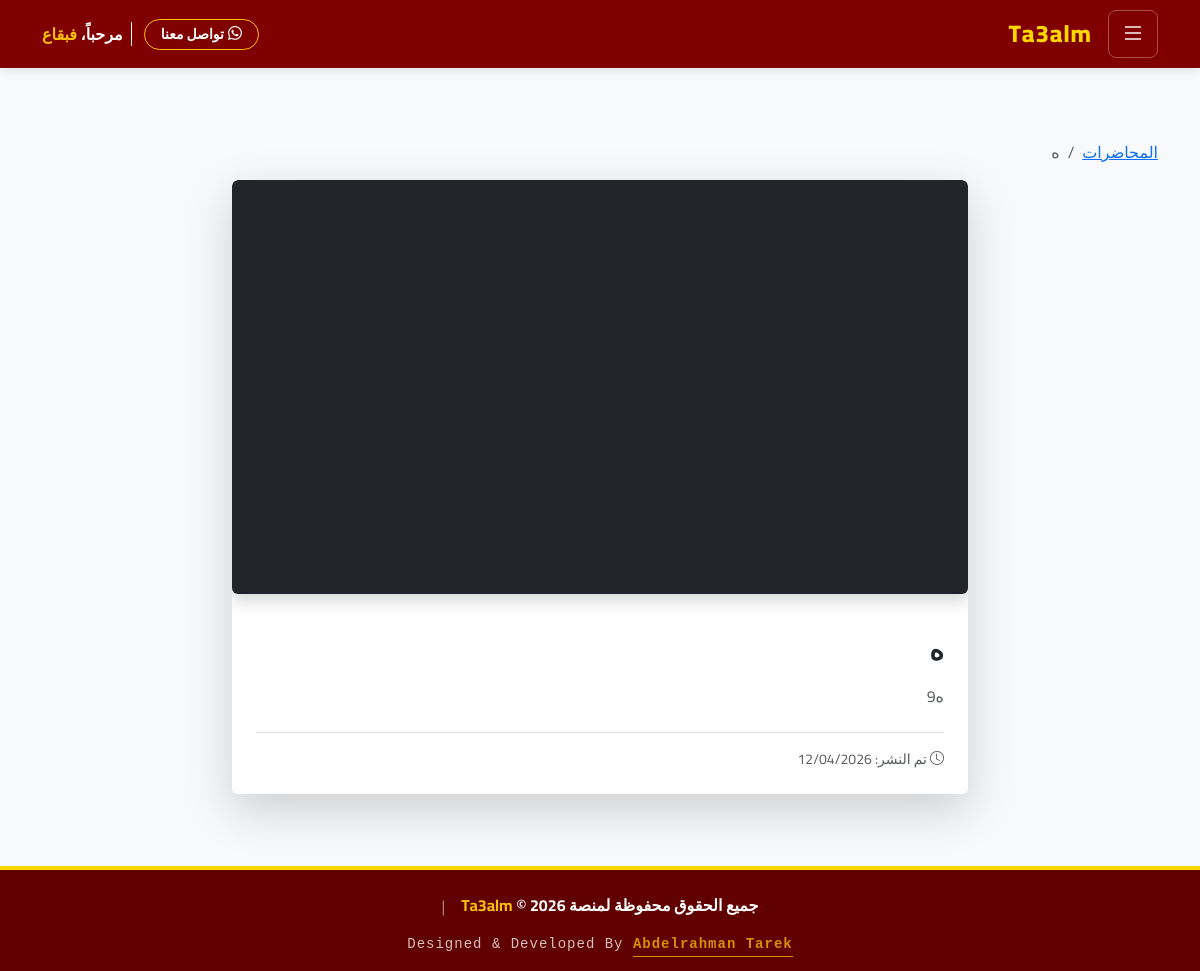
Screenshot of /ar/student/lecture/5/watch/ (signed in) with the database file from the repository.
### accounts/models.py (models this page shows, shortened)
class User(AbstractUser):
    role = models.CharField(max_length=20, choices=ROLE_CHOICES, default='student', verbose_name=_('نوع المستخدم'))
    phone = models.CharField(max_length=15, blank=True, null=True, verbose_name=_('رقم الهاتف'))
    national_id = models.CharField(max_length=14, blank=True, null=True, unique=True, verbose_name=_('الرقم القومي'))
    custom_id = models.CharField(max_length=10, blank=True, null=True, unique=True, verbose_name=_('كود المستخدم'))
    is_banned = models.BooleanField(default=False, verbose_name=_('محظور'))

### teachers/models.py (models this page shows, shortened)
class Lecture(models.Model):
    group = models.ForeignKey(Group, on_delete=models.CASCADE, related_name='lectures', null=True, blank=True)
    title = models.CharField(max_length=200, verbose_name=_('العنوان'))
    video_link = models.URLField(verbose_name=_('رابط الفيديو'))
    description = models.TextField(blank=True, verbose_name=_('الوصف'))
    is_active = models.BooleanField(default=True, verbose_name=_("مفعلة"))
    created_at = models.DateTimeField(auto_now_add=True)
    def get_video_id(self):
        if not self.video_link: return None

### students/views.py (the view, shortened to what this page needs)
# urls.py: path('lecture/<int:lecture_id>/watch/', views.student_watch_lecture, name='student_watch_lecture'),
@login_required
def student_watch_lecture(request, lecture_id):
    lecture = get_object_or_404(Lecture, id=lecture_id)
    group, status = check_student_access(request.user, lecture.group.id)
    if status != "ok": return redirect('student_dashboard')
    student = request.user.student_profile
    active_code = VideoCode.objects.filter(lecture=lecture, used_by=student).first()
    is_unlocked = False
    if active_code:
        if active_code.current_views >= active_code.max_views:
            messages.error(request, "لقد استهلكت عدد مرات مشاهدة هذا الفيديو. يرجى شراء كود جديد.")
            is_unlocked = False # نغلق الفيديو
        else:
            is_unlocked = True
            if request.method == 'GET':
                active_code.current_views += 1
                active_code.save() # <--- حفظ الزيادة في الداتا بيز ضروري
    return render(request, 'students/watch_lecture.html', {
        'lecture': lecture,
        'group': group,
        'is_unlocked': is_unlocked,
        'active_code': active_code # لنعرض له (المتبقي: X)
    })

### core/context_processors.py (called while the page is built)
def notifications(request):
    if request.user.is_authenticated:
        notifs = Notification.objects.filter(recipient=request.user)[:5]
        unread_count = Notification.objects.filter(recipient=request.user, is_read=False).count()
        return {'notifications': notifs, 'unread_count': unread_count}
    return {}

### core/models.py (called while the page is built)
    @classmethod
    def load(cls):
        obj, created = cls.objects.get_or_create(pk=1)
        return obj

### teachers/models.py (called while the page is built)
    def has_active_subscription(self):
        if not self.subscription_end_date: return False
        return self.subscription_end_date > timezone.now()

    def get_student_limit(self):
        return self.current_plan.student_limit if self.current_plan else 0

    def get_allowed_group_ids(self):
        limit = self.current_plan.group_limit if self.current_plan else 0
        return self.groups.order_by('created_at').values_list('id', flat=True)[:limit]

### templates/students/watch_lecture.html (shortened to what this page needs)
{% extends 'base.html' %}
{% load i18n %}
{% block content %}
<div class="container py-5">
    <nav aria-label="breadcrumb">
        <ol class="breadcrumb">
            <li class="breadcrumb-item"><a href="{% url 'student_group_content' group.id %}">{% trans "المحاضرات" %}</a></li>
            <li class="breadcrumb-item active">{{ lecture.title }}</li>
        </ol>
    </nav>
    <div class="row justify-content-center">
        <div class="col-lg-8">
            {% if is_unlocked %}
                <div class="card shadow-lg border-0 overflow-hidden">
                    <div class="ratio ratio-16x9 bg-dark shadow rounded mb-3">
                        {% if lecture.get_video_id %}
                            <iframe
                                src="https://www.youtube-nocookie.com/embed/{{ lecture.get_video_id }}?rel=0&modestbranding=1"
                                title="YouTube video player"
                                frameborder="0"
                                allow="accelerometer; autoplay; clipboard-write; encrypted-media; gyroscope; picture-in-picture; web-share"
                                allowfullscreen>
                            </iframe>
                        {% else %}
                            <iframe
                                src="{{ lecture.video_link }}"
                                title="Video player"
                                frameborder="0"
                                allow="autoplay; fullscreen; picture-in-picture"
                                allowfullscreen>
                            </iframe>
                        {% endif %}
                    </div>
                    <div class="card-body p-4">
                        <h3 class="card-title fw-bold mb-3">{{ lecture.title }}</h3>
                        <p class="text-muted" style="white-space: pre-line;">{{ lecture.description }}</p>
                        <div class="text-muted small border-top pt-3 mt-4">
                            <i class="bi bi-clock"></i> {% blocktrans with date=lecture.created_at|date:"d/m/Y" %}تم النشر: {{ date }}{% endblocktrans %}
                        </div>
                    </div>
                </div>
            {% endif %}
        </div>
    </div>
</div>
{% endblock %}

### templates/base.html (shortened to what this page needs)
{% load static %}
{% load i18n %}
{% get_current_language as LANGUAGE_CODE %}
<!DOCTYPE html>
<html lang="{{ LANGUAGE_CODE }}" dir="{% if LANGUAGE_CODE == 'ar' %}rtl{% else %}ltr{% endif %}">
<head>
    {% if LANGUAGE_CODE == 'ar' %}
        <link rel="stylesheet" href="https://cdn.jsdelivr.net/npm/bootstrap@5.3.0/dist/css/bootstrap.rtl.min.css">
    {% else %}
        <link rel="stylesheet" href="https://cdn.jsdelivr.net/npm/bootstrap@5.3.0/dist/css/bootstrap.min.css">
        <link href="https://fonts.googleapis.com/css2?family=Roboto:wght@400;500;700;900&display=swap" rel="stylesheet">
        <style>body { font-family: 'Roboto', sans-serif; }</style>
    {% endif %}
    <link rel="stylesheet" href="https://cdn.jsdelivr.net/npm/bootstrap-icons@1.11.3/font/bootstrap-icons.min.css">
</head>
<body>
    <nav class="top-navbar sticky-top">
        <div class="container d-flex justify-content-between align-items-center">
            <div class="d-flex align-items-center gap-3">
                <button class="btn menu-btn" type="button" data-bs-toggle="offcanvas" data-bs-target="#sidebarMenu">
                    <i class="bi bi-list fs-4"></i>
                </button>
                <a href="{% url 'home' %}" class="brand-logo">Ta3alm</a>
            </div>
            <div class="d-flex align-items-center gap-2">
                <a href="https://wa.me/+201507200894" target="_blank" class="btn btn-sm btn-outline-warning text-white fw-bold d-flex align-items-center rounded-pill px-3 mobile-small-text nowrap-text">
                    <i class="bi bi-whatsapp me-1"></i>
                    <span>{% trans "تواصل معنا" %}</span>
                </a>
                {% if user.is_authenticated %}
                    <div class="text-white d-none d-sm-block fw-bold border-start border-white ps-2 ms-1 mobile-small-text nowrap-text">
                        {% trans "مرحباً،" %} <span class="text-warning">{{ user.first_name }}</span>
                    </div>
                {% endif %}
            </div>
        </div>
    </nav>
    <main class="py-4">
        {% block content %}{% endblock %}
    </main>
    <footer class="text-white pt-4 pb-3" style="background-color: #600000; border-top: 4px solid #FFD700;">
        <div class="container text-center">
            <div class="row justify-content-center align-items-center mb-3">
                <div class="col-lg-10">
                    <div class="d-flex flex-column flex-md-row justify-content-center align-items-center gap-3">
                        <h6 class="mb-0 fw-bold">
                            {% trans "جميع الحقوق محفوظة لمنصة" %} <span class="text-warning">Ta3alm</span> &copy; {% now "Y" %}
                        </h6>
                        <span class="d-none d-md-block text-white-50">|</span>
                    </div>
                </div>
            </div>
            <div class="row">
                <div class="col-12">
                    <p class="small mb-0 opacity-75 code-font">
                        Designed & Developed By
                        <a href="https://man9000442-hub.github.io/Eng-Abdelrahman-prot/" target="_blank" class="text-warning fw-bold text-decoration-none border-bottom border-warning pb-1">
                            Abdelrahman Tarek
                        </a>
                    </p>
                </div>
            </div>
        </div>
    </footer>
</body>
</html>

### templates/base.html (style rules this page uses)
body { font-family: 'Cairo', sans-serif; }
body { display: flex; flex-direction: column; min-height: 100vh; background-color: #f8f9fa; }
main { flex: 1; }
.top-navbar { background-color: #800000; box-shadow: 0 2px 10px rgba(0,0,0,0.1); padding: 10px 0; z-index: 1030; }
.brand-logo { color: #FFD700 !important; font-weight: 800; font-size: 1.5rem; text-decoration: none; letter-spacing: 1px; }
.menu-btn { color: white; border: 1px solid rgba(255,255,255,0.3); border-radius: 8px; padding: 5px 12px; transition: all 0.3s; }
.code-font { font-family: 'Courier New', monospace; letter-spacing: 1px; }
.nowrap-text { white-space: nowrap; }

### rows the page displays
User: first_name "فبقاع"
Lecture: title "ه", description "ه9"
